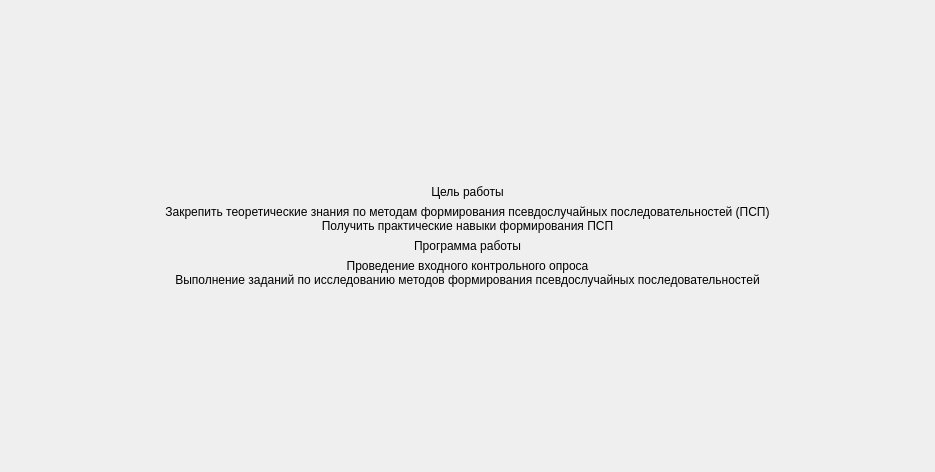
<?xml version="1.0" encoding="UTF-8"?>
<ui version="4.0">
 <class>ScreenAbout</class>
 <widget class="QFrame" name="ScreenAbout">
  <property name="geometry">
   <rect>
    <x>0</x>
    <y>0</y>
    <width>935</width>
    <height>472</height>
   </rect>
  </property>
  <property name="windowTitle">
   <string>Frame</string>
  </property>
  <layout class="QGridLayout" name="gridLayout">
   <property name="leftMargin">
    <number>0</number>
   </property>
   <property name="topMargin">
    <number>0</number>
   </property>
   <property name="rightMargin">
    <number>0</number>
   </property>
   <property name="bottomMargin">
    <number>0</number>
   </property>
   <item row="0" column="0">
    <layout class="QVBoxLayout" name="verticalLayout">
     <item>
      <spacer name="verticalSpacer">
       <property name="orientation">
        <enum>Qt::Vertical</enum>
       </property>
       <property name="sizeType">
        <enum>QSizePolicy::Expanding</enum>
       </property>
       <property name="sizeHint" stdset="0">
        <size>
         <width>0</width>
         <height>0</height>
        </size>
       </property>
      </spacer>
     </item>
     <item alignment="Qt::AlignVCenter">
      <widget class="QLabel" name="label">
       <property name="styleSheet">
        <string notr="true">font: 75 16pt &quot;MS Shell Dlg 2&quot;;</string>
       </property>
       <property name="text">
        <string>Цель работы</string>
       </property>
       <property name="alignment">
        <set>Qt::AlignCenter</set>
       </property>
       <property name="wordWrap">
        <bool>true</bool>
       </property>
      </widget>
     </item>
     <item alignment="Qt::AlignVCenter">
      <widget class="QLabel" name="label_2">
       <property name="styleSheet">
        <string notr="true">font: 12pt &quot;MS Shell Dlg 2&quot;;</string>
       </property>
       <property name="text">
        <string>Закрепить теоретические знания по методам формирования псевдослучайных последовательностей (ПСП)
Получить практические навыки формирования ПСП</string>
       </property>
       <property name="alignment">
        <set>Qt::AlignCenter</set>
       </property>
       <property name="wordWrap">
        <bool>true</bool>
       </property>
      </widget>
     </item>
     <item alignment="Qt::AlignVCenter">
      <widget class="QLabel" name="label_3">
       <property name="styleSheet">
        <string notr="true">font: 75 16pt &quot;MS Shell Dlg 2&quot;;</string>
       </property>
       <property name="text">
        <string>Программа работы</string>
       </property>
       <property name="alignment">
        <set>Qt::AlignCenter</set>
       </property>
       <property name="wordWrap">
        <bool>true</bool>
       </property>
      </widget>
     </item>
     <item alignment="Qt::AlignVCenter">
      <widget class="QLabel" name="label_4">
       <property name="styleSheet">
        <string notr="true">font: 12pt &quot;MS Shell Dlg 2&quot;;</string>
       </property>
       <property name="text">
        <string>Проведение входного контрольного опроса
Выполнение заданий по исследованию методов формирования псевдослучайных последовательностей</string>
       </property>
       <property name="alignment">
        <set>Qt::AlignCenter</set>
       </property>
       <property name="wordWrap">
        <bool>true</bool>
       </property>
      </widget>
     </item>
     <item>
      <spacer name="verticalSpacer_2">
       <property name="orientation">
        <enum>Qt::Vertical</enum>
       </property>
       <property name="sizeType">
        <enum>QSizePolicy::Expanding</enum>
       </property>
       <property name="sizeHint" stdset="0">
        <size>
         <width>0</width>
         <height>0</height>
        </size>
       </property>
      </spacer>
     </item>
    </layout>
   </item>
  </layout>
 </widget>
 <resources/>
 <connections/>
</ui>
